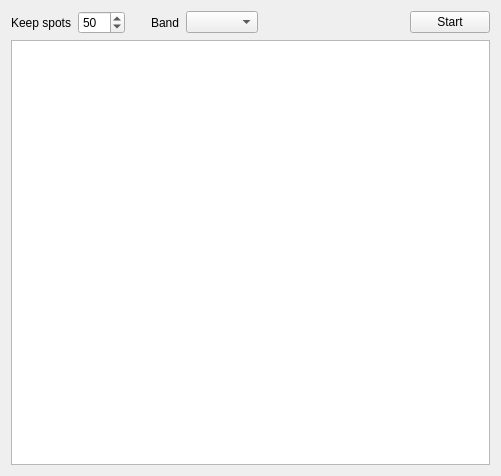
<?xml version="1.0" encoding="UTF-8"?>
<ui version="4.0">
 <class>DxSpotsForm</class>
 <widget class="QWidget" name="DxSpotsForm">
  <property name="geometry">
   <rect>
    <x>0</x>
    <y>0</y>
    <width>501</width>
    <height>476</height>
   </rect>
  </property>
  <property name="windowTitle">
   <string>Form</string>
  </property>
  <layout class="QVBoxLayout" name="verticalLayout">
   <item>
    <layout class="QHBoxLayout" name="horizontalLayout">
     <item>
      <widget class="QLabel" name="label">
       <property name="sizePolicy">
        <sizepolicy hsizetype="Fixed" vsizetype="Preferred">
         <horstretch>0</horstretch>
         <verstretch>0</verstretch>
        </sizepolicy>
       </property>
       <property name="text">
        <string>Keep spots</string>
       </property>
      </widget>
     </item>
     <item>
      <widget class="QSpinBox" name="nrSpotsSpinBox">
       <property name="sizePolicy">
        <sizepolicy hsizetype="Fixed" vsizetype="Fixed">
         <horstretch>0</horstretch>
         <verstretch>0</verstretch>
        </sizepolicy>
       </property>
       <property name="minimum">
        <number>10</number>
       </property>
       <property name="maximum">
        <number>200</number>
       </property>
       <property name="singleStep">
        <number>10</number>
       </property>
       <property name="value">
        <number>50</number>
       </property>
      </widget>
     </item>
     <item>
      <spacer name="horizontalSpacer">
       <property name="orientation">
        <enum>Qt::Horizontal</enum>
       </property>
       <property name="sizeType">
        <enum>QSizePolicy::Minimum</enum>
       </property>
       <property name="sizeHint" stdset="0">
        <size>
         <width>20</width>
         <height>20</height>
        </size>
       </property>
      </spacer>
     </item>
     <item>
      <widget class="QLabel" name="label_2">
       <property name="sizePolicy">
        <sizepolicy hsizetype="Fixed" vsizetype="Preferred">
         <horstretch>0</horstretch>
         <verstretch>0</verstretch>
        </sizepolicy>
       </property>
       <property name="text">
        <string>Band</string>
       </property>
      </widget>
     </item>
     <item>
      <widget class="QComboBox" name="bandComboBox">
       <property name="sizePolicy">
        <sizepolicy hsizetype="Fixed" vsizetype="Fixed">
         <horstretch>0</horstretch>
         <verstretch>0</verstretch>
        </sizepolicy>
       </property>
      </widget>
     </item>
     <item>
      <spacer name="horizontalSpacer_4">
       <property name="orientation">
        <enum>Qt::Horizontal</enum>
       </property>
       <property name="sizeHint" stdset="0">
        <size>
         <width>20</width>
         <height>20</height>
        </size>
       </property>
      </spacer>
     </item>
     <item>
      <widget class="QPushButton" name="startPushButton">
       <property name="sizePolicy">
        <sizepolicy hsizetype="Fixed" vsizetype="Fixed">
         <horstretch>0</horstretch>
         <verstretch>0</verstretch>
        </sizepolicy>
       </property>
       <property name="text">
        <string>Start</string>
       </property>
       <property name="checkable">
        <bool>true</bool>
       </property>
      </widget>
     </item>
    </layout>
   </item>
   <item>
    <widget class="QTableView" name="tableView">
     <property name="editTriggers">
      <set>QAbstractItemView::NoEditTriggers</set>
     </property>
     <property name="selectionMode">
      <enum>QAbstractItemView::SingleSelection</enum>
     </property>
     <property name="selectionBehavior">
      <enum>QAbstractItemView::SelectRows</enum>
     </property>
     <attribute name="verticalHeaderVisible">
      <bool>false</bool>
     </attribute>
    </widget>
   </item>
  </layout>
 </widget>
 <resources/>
 <connections>
  <connection>
   <sender>startPushButton</sender>
   <signal>toggled(bool)</signal>
   <receiver>DxSpotsForm</receiver>
   <slot>control(bool)</slot>
   <hints>
    <hint type="sourcelabel">
     <x>361</x>
     <y>453</y>
    </hint>
    <hint type="destinationlabel">
     <x>244</x>
     <y>237</y>
    </hint>
   </hints>
  </connection>
  <connection>
   <sender>bandComboBox</sender>
   <signal>currentTextChanged(QString)</signal>
   <receiver>DxSpotsForm</receiver>
   <slot>bandChanged(QString)</slot>
   <hints>
    <hint type="sourcelabel">
     <x>303</x>
     <y>21</y>
    </hint>
    <hint type="destinationlabel">
     <x>244</x>
     <y>237</y>
    </hint>
   </hints>
  </connection>
  <connection>
   <sender>tableView</sender>
   <signal>doubleClicked(QModelIndex)</signal>
   <receiver>DxSpotsForm</receiver>
   <slot>selectSpot(QModelIndex)</slot>
   <hints>
    <hint type="sourcelabel">
     <x>244</x>
     <y>253</y>
    </hint>
    <hint type="destinationlabel">
     <x>244</x>
     <y>237</y>
    </hint>
   </hints>
  </connection>
 </connections>
 <slots>
  <slot>refreshSpotsView()</slot>
  <slot>selectSpot(QModelIndex)</slot>
  <slot>control(bool)</slot>
  <slot>bandChanged(QString)</slot>
 </slots>
</ui>
